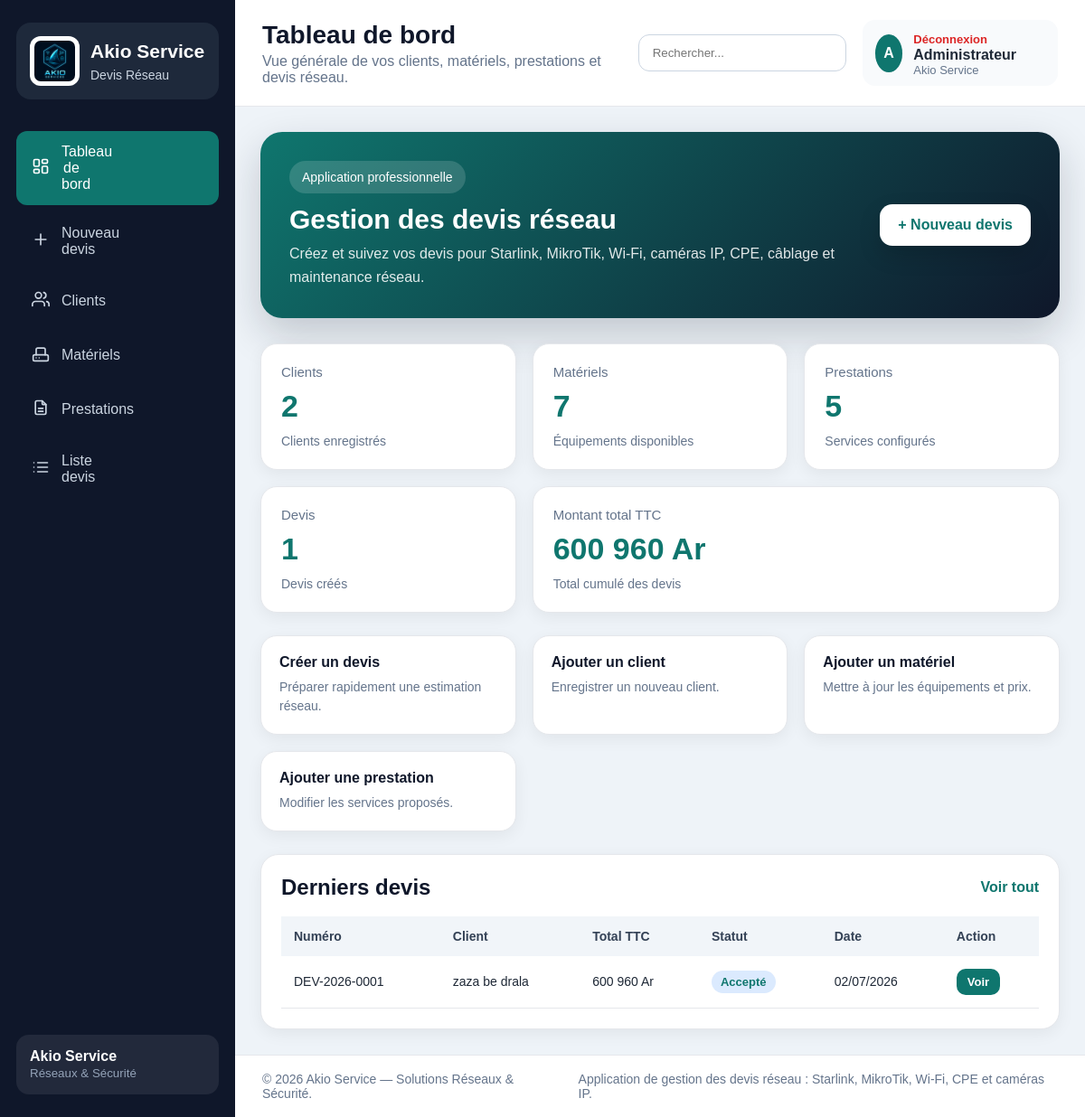
Screenshot of /index.php (signed in) with the database file from the repository.
### tables this page shows
CREATE TABLE `devis` (
  `id` int(11) NOT NULL AUTO_INCREMENT,
  `numero_devis` varchar(50) DEFAULT NULL,
  `client_id` int(11) DEFAULT NULL,
  `type_installation` varchar(100) DEFAULT NULL,
  `total_ht` decimal(12,2) DEFAULT NULL,
  `tva` decimal(12,2) DEFAULT NULL,
  `total_ttc` decimal(12,2) DEFAULT NULL,
  `statut` varchar(30) DEFAULT 'Brouillon',
  `date_devis` datetime DEFAULT current_timestamp(),
  PRIMARY KEY (`id`),
  KEY `client_id` (`client_id`),
  CONSTRAINT `devis_ibfk_1` FOREIGN KEY (`client_id`) REFERENCES `clients` (`id`)
);

CREATE TABLE `clients` (
  `id` int(11) NOT NULL AUTO_INCREMENT,
  `nom` varchar(100) NOT NULL,
  `telephone` varchar(30) DEFAULT NULL,
  `adresse` varchar(150) DEFAULT NULL,
  `email` varchar(100) DEFAULT NULL,
  `type_client` varchar(50) DEFAULT NULL,
  `date_creation` datetime DEFAULT current_timestamp(),
  PRIMARY KEY (`id`)
);

### index.php (the view, shortened to what this page needs)
<?php
require_once "config.php";
$total_clients = $pdo->query("SELECT COUNT(*) FROM clients")->fetchColumn();
$total_materiels = $pdo->query("SELECT COUNT(*) FROM materiels")->fetchColumn();
$total_prestations = $pdo->query("SELECT COUNT(*) FROM prestations")->fetchColumn();
$total_devis = $pdo->query("SELECT COUNT(*) FROM devis")->fetchColumn();
$total_chiffre = $pdo->query("SELECT COALESCE(SUM(total_ttc), 0) FROM devis")->fetchColumn();
$requete = $pdo->query("
    SELECT
        devis.id,
        devis.numero_devis,
        devis.total_ttc,
        devis.statut,
        devis.date_devis,
        clients.nom AS nom_client
    FROM devis
    LEFT JOIN clients ON devis.client_id = clients.id
    ORDER BY devis.id DESC
    LIMIT 5
");
$derniers_devis = $requete->fetchAll(PDO::FETCH_ASSOC);
require_once "includes/header.php";
?>
<section class="content">
    <div class="welcome-card">
        <div>
            <p class="badge">Application professionnelle</p>
            <h2>Gestion des devis réseau</h2>
            <p>
                Créez et suivez vos devis pour Starlink, MikroTik, Wi-Fi,
                caméras IP, CPE, câblage et maintenance réseau.
            </p>
        </div>
        <a href="nouveau_devis.php" class="btn-primary">
            + Nouveau devis
        </a>
    </div>
    <div class="stats-grid">
        <div class="stat-card">
            <p>Clients</p>
            <h3><?php echo $total_clients; ?></h3>
            <span>Clients enregistrés</span>
        </div>
        <div class="stat-card">
            <p>Matériels</p>
            <h3><?php echo $total_materiels; ?></h3>
            <span>Équipements disponibles</span>
        </div>
        <div class="stat-card">
            <p>Prestations</p>
            <h3><?php echo $total_prestations; ?></h3>
            <span>Services configurés</span>
        </div>
        <div class="stat-card">
            <p>Devis</p>
            <h3><?php echo $total_devis; ?></h3>
            <span>Devis créés</span>
        </div>
        <div class="stat-card large">
            <p>Montant total TTC</p>
            <h3><?php echo number_format($total_chiffre, 0, ",", " "); ?> Ar</h3>
            <span>Total cumulé des devis</span>
        </div>
    </div>
    <div class="quick-actions">
        <a href="nouveau_devis.php">
            <h4>Créer un devis</h4>
            <p>Préparer rapidement une estimation réseau.</p>
        </a>
        <a href="clients.php">
            <h4>Ajouter un client</h4>
            <p>Enregistrer un nouveau client.</p>
        </a>
        <a href="materiels.php">
            <h4>Ajouter un matériel</h4>
            <p>Mettre à jour les équipements et prix.</p>
        </a>
        <a href="services.php">
            <h4>Ajouter une prestation</h4>
            <p>Modifier les services proposés.</p>
        </a>
    </div>
    <div class="panel">
        <div class="panel-header">
            <h2>Derniers devis</h2>
            <a href="liste_devis.php">Voir tout</a>
        </div>
        <?php if (count($derniers_devis) > 0): ?>
            <table>
                <thead>
                    <tr>
                        <th>Numéro</th>
                        <th>Client</th>
                        <th>Total TTC</th>
                        <th>Statut</th>
                        <th>Date</th>
                        <th>Action</th>
                    </tr>
                </thead>
                <tbody>
                    <?php foreach ($derniers_devis as $devis): ?>
                        <tr>
                            <td><?php echo htmlspecialchars($devis["numero_devis"]); ?></td>
                            <td><?php echo htmlspecialchars($devis["nom_client"] ?? "Client non défini"); ?></td>
                            <td><?php echo number_format($devis["total_ttc"], 0, ",", " "); ?> Ar</td>
                            <td>
                                <span class="status">
                                    <?php echo htmlspecialchars($devis["statut"]); ?>
                                </span>
                            </td>
                            <td><?php echo date("d/m/Y", strtotime($devis["date_devis"])); ?></td>
                            <td>
                                <a class="small-btn" href="voir_devis.php?id=<?php echo $devis["id"]; ?>">
                                    Voir
                                </a>
                            </td>
                        </tr>
                    <?php endforeach; ?>
                </tbody>
            </table>
        <?php endif; ?>
    </div>
</section>
<?php require_once "includes/footer.php"; ?>

### css/style.css (style rules this page uses)
:root { --color-accent: #0f766e; --color-accent-dark: #115e59; --color-bg: #eef3f8; --color-panel-bg: #ffffff; --color-empty-bg: #f8fafc; --color-table-header-bg: #f1f5f9; --color-status-bg: #dbeafe; --color-text: #1f2937; --color-text-strong: #0f172a; --color-text-secondary: #64748b; --color-border: #e5e7eb; --color-border-input: #cbd5e1; --color-shadow: rgba(0,0,0,0.06); }
* { margin: 0; padding: 0; box-sizing: border-box; }
body { font-family: Arial, sans-serif; background: var(--color-bg); color: var(--color-text); }
.content { padding: 28px; flex: 1; }
.panel { background: var(--color-panel-bg); padding: 25px; border-radius: 20px; border: 1px solid var(--color-border); box-shadow: 0 5px 18px var(--color-shadow); }
.panel-header { display: flex; justify-content: space-between; align-items: center; margin-bottom: 18px; }
.panel-header h2 { color: var(--color-text-strong); }
.panel-header a { color: #0f766e; text-decoration: none; font-weight: bold; }
table { width: 100%; border-collapse: collapse; }
th { background: var(--color-table-header-bg); padding: 14px; text-align: left; color: #334155; font-size: 14px; }
td { padding: 14px; border-bottom: 1px solid var(--color-border); font-size: 14px; }
.status { background: var(--color-status-bg); color: #1d4ed8; padding: 6px 10px; border-radius: 50px; font-size: 13px; }
.small-btn { background: var(--color-accent); color: white; padding: 7px 12px; border-radius: 8px; text-decoration: none; font-size: 13px; }

### css/dashboard.css (style rules this page uses)
.welcome-card { background: linear-gradient(135deg, #0f766e, #0f172a); color: white; padding: 32px; border-radius: 24px; margin-bottom: 28px; display: flex; justify-content: space-between; align-items: center; gap: 25px; box-shadow: 0 18px 45px rgba(15, 23, 42, 0.20); }
.welcome-card .badge { display: inline-block; background: rgba(255,255,255,0.15); color: white; padding: 7px 14px; border-radius: 50px; margin-bottom: 12px; font-size: 14px; }
.welcome-card h2 { font-size: 30px; margin-bottom: 8px; color: white; }
.welcome-card p { max-width: 780px; color: rgba(255,255,255,0.88); line-height: 1.6; }
.welcome-card .btn-primary { background: white; color: #0f766e; padding: 14px 20px; border-radius: 14px; text-decoration: none; font-weight: 700; white-space: nowrap; box-shadow: 0 10px 25px rgba(0,0,0,0.15); }
.stats-grid { display: grid; grid-template-columns: repeat(auto-fit, minmax(220px, 1fr)); gap: 18px; margin-bottom: 25px; }
.stat-card { background: var(--color-panel-bg); padding: 22px; border-radius: 18px; box-shadow: 0 5px 18px var(--color-shadow); border: 1px solid var(--color-border); }
.stat-card p { color: var(--color-text-secondary); font-size: 15px; }
.stat-card h3 { font-size: 34px; margin: 10px 0; color: var(--color-accent); }
.stat-card span { color: var(--color-text-secondary); font-size: 14px; }
.stat-card.large { grid-column: span 2; }
.quick-actions { display: grid; grid-template-columns: repeat(auto-fit, minmax(220px, 1fr)); gap: 18px; margin-bottom: 25px; }
.quick-actions a { background: var(--color-panel-bg); padding: 20px; border-radius: 18px; text-decoration: none; color: var(--color-text); border: 1px solid var(--color-border); box-shadow: 0 5px 18px var(--color-shadow); transition: 0.3s; }
.quick-actions h4 { color: var(--color-text-strong); margin-bottom: 8px; }
.quick-actions p { color: var(--color-text-secondary); font-size: 14px; line-height: 1.5; }
.panel { background: var(--color-panel-bg); border: 1px solid var(--color-border); border-radius: 20px; padding: 22px; box-shadow: 0 5px 18px var(--color-shadow); }
.panel-header { display: flex; justify-content: space-between; align-items: center; margin-bottom: 18px; }
.panel-header h2 { color: var(--color-text-strong); }
.panel-header a { color: var(--color-accent); text-decoration: none; font-weight: 700; }
.status { display: inline-block; background: var(--color-status-bg); color: var(--color-accent); padding: 5px 10px; border-radius: 999px; font-size: 13px; font-weight: 700; }
.small-btn { display: inline-block; background: var(--color-accent); color: white; padding: 7px 12px; border-radius: 10px; text-decoration: none; font-size: 13px; font-weight: 700; }

### rows the page displays
devis: numero_devis "DEV-2026-0001", client.nom "zaza be drala", total_ttc "600 960", statut "Accepté", date_devis "02/07/2026"

### other values shown
$item['label'] "Tableau de bord"
$item['label'] "Nouveau devis"
$item['label'] "Clients"
$item['label'] "Matériels"
$item['label'] "Prestations"
$item['label'] "Liste devis"
$titre_page "Tableau de bord"
$description_page "Vue générale de vos clients, matériels, prestations et devis réseau."
$total_clients "2"
$total_materiels "7"
$total_prestations "5"
$total_devis "1"
$total_chiffre "600 960"
